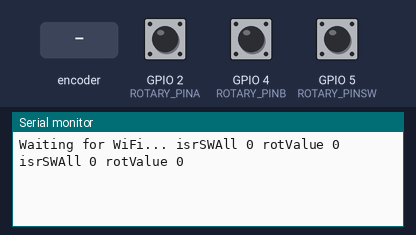
A sketch run on a simulated ESP32. Shown: the last lines printed to the serial monitor. The test bench sets the inputs (shaded band); at power-on: GPIO 5 (ROTARY_PINSW) HIGH, GPIO 2 (ROTARY_PINA) HIGH, GPIO 4 (ROTARY_PINB) HIGH. WiFi joins after 1.5 s; servers stay silent unless stated.

Above: at 2.9 s.
3.0 s: GPIO 5 (ROTARY_PINSW) pulled LOW for 0.15 s
At 4.5 s:
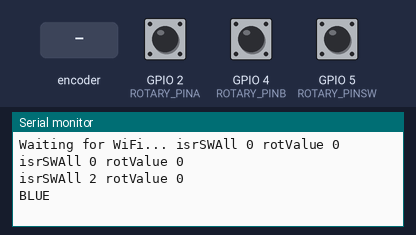
5.2 s: GPIO 5 (ROTARY_PINSW) pulled LOW for 1 s
At 6.5 s:
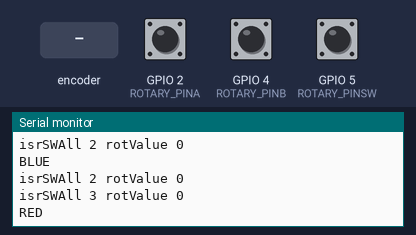
7.7 s: rotary encoder on GPIO 2 (ROTARY_PINA) / GPIO 4 (ROTARY_PINB) turned 1 step (first pin leading)
At 8.1 s:
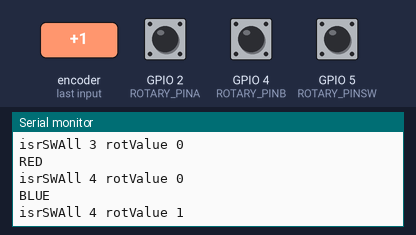
9.4 s: rotary encoder on GPIO 2 (ROTARY_PINA) / GPIO 4 (ROTARY_PINB) turned 1 step (first pin leading)
At 10.5 s:
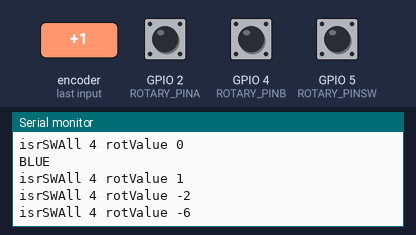
Timing chart, 0 to 12.1 s (numbered marks = the images above; inputs shaded):
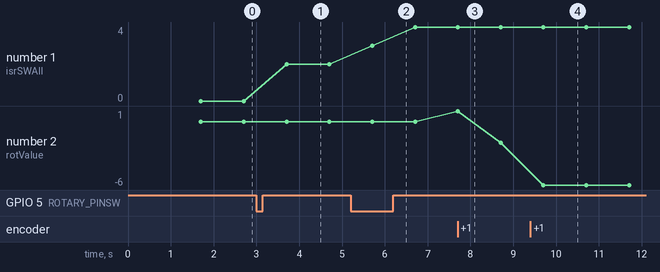

The sketch:

lightswitch_poc.ino
```cpp
// KY-040 ...  ESP32
// CLK    ...  PIN 4
// DT     ...  PIN 2
// SW     ...  PIN 5
// +      ...  3.3V
// GND    ...  GND

#include <Arduino.h>
#include <WiFi.h>
#include <WiFiMulti.h>

long int rotValue=0, swValue=0;
uint8_t state=0;

// 10.0.0.30 1337
// 10.0.0.31 1337

WiFiClient client;
bool connected, pressed, onOrOff;
WiFiMulti wifi;

#define ROTARY_PINA 2
#define ROTARY_PINB 4
#define ROTARY_PINSW 5

portMUX_TYPE gpioMux = portMUX_INITIALIZER_UNLOCKED;

void IRAM_ATTR isrAB() {
   uint8_t s = state & 3;

  portENTER_CRITICAL_ISR(&gpioMux);
    if (digitalRead(ROTARY_PINA)) s |= 4;
    if (digitalRead(ROTARY_PINB)) s |= 8;
    switch (s) {
      case 0: case 5: case 10: case 15:
        break;
      case 1: case 7: case 8: case 14:
        rotValue++; break;
      case 2: case 4: case 11: case 13:
        rotValue--; break;
      case 3: case 12:
        rotValue += 2; break;
      default:
        rotValue -= 2; break;
    }
    state = (s >> 2);
   portEXIT_CRITICAL_ISR(&gpioMux);

}


void IRAM_ATTR isrSWAll() {

 portENTER_CRITICAL_ISR(&gpioMux);
 swValue++;
 portEXIT_CRITICAL_ISR(&gpioMux);

 pressed = true;
}

void setup(){
  pinMode(ROTARY_PINA, INPUT_PULLUP);
  pinMode(ROTARY_PINB, INPUT_PULLUP);
  pinMode(ROTARY_PINSW, INPUT_PULLUP);

  attachInterrupt(ROTARY_PINA, isrAB, CHANGE);
  attachInterrupt(ROTARY_PINB, isrAB, CHANGE);
  attachInterrupt(ROTARY_PINSW, isrSWAll, CHANGE);
  Serial.begin(115200);

  wifi.addAP("ubitron", "superduper");

  Serial.println();
  Serial.println();
  Serial.print("Waiting for WiFi... ");

  while(wifi.run() != WL_CONNECTED) {
    Serial.print(".");
    delay(500);
  }

  connected = client.connect("10.0.0.63", 1337);

  onOrOff = false;
}


void loop(){
  Serial.print("isrSWAll ");
  Serial.print(swValue);
  Serial.print(" rotValue ");
  Serial.println(rotValue);

  if (pressed) {
    if (onOrOff) {
      Serial.print("RED\n");
      client.println("pwm2 1 0 10000 30000");
    } else {
      Serial.print("BLUE\n");
      client.println("pwm2 1 40000 10000 10000");
    }

    pressed = false;
    onOrOff = ! onOrOff;
  }

  delay(1000);
}
```

Measured:
- after the input at 3.0 s, the serial monitor: prints a new line after 0.70 s (image 1)
- after the input at 5.2 s, the serial monitor: prints a new line after 0.50 s (image 2)
- after the input at 7.7 s, the serial monitor: prints a new line at once (image 3)
- after the input at 9.4 s, the serial monitor: prints a new line after 0.31 s (image 4)
- plotted number 1: 0 → 2 after the input at 3.0 s, 2 → 4 after the input at 5.2 s
- plotted number 2: 0 → -2 after the input at 7.7 s, -2 → -6 after the input at 9.4 s
